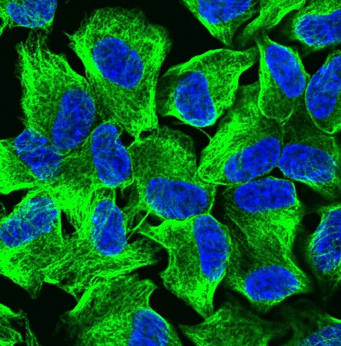
#> input picture control.png, 341 x 346 px, given as the content of the folder /mnt/c/Users/prasun/Downloads/dataset/control, which was not available
$ python trad.py   (older library calls are emulated)
#> lines starting #> are read from the running program, lines starting #| are printed output that depends on the picture; after the words box and inside, x2 and y2 are one past the last pixel; in counts of white or black regions, pixels touching at a corner belong together
#> further down, img is the input picture: shape (346, 341, 4) float32; mean R, G, B, A 0.031, 0.366, 0.192, 1
"""
Traditional ML pipeline: hand-crafted feature extraction from the 120
ORIGINAL images -> PCA visualization -> SVM / Random Forest / k-NN
classified with stratified 5-fold cross-validation.
Produces: metrics per classifier, aggregated confusion matrix, PCA plot.
"""
import numpy as np
import matplotlib.pyplot as plt
from pathlib import Path

from skimage import color, filters, measure, morphology, feature
from skimage.feature import graycomatrix, graycoprops
from scipy import stats as scipy_stats

from sklearn.pipeline import make_pipeline
from sklearn.preprocessing import StandardScaler
from sklearn.decomposition import PCA
from sklearn.model_selection import StratifiedKFold, cross_val_predict
from sklearn.svm import SVC
from sklearn.ensemble import RandomForestClassifier
from sklearn.neighbors import KNeighborsClassifier
from sklearn.linear_model import LogisticRegression
from sklearn.metrics import (accuracy_score, precision_score, recall_score,
                             f1_score, classification_report, confusion_matrix)

from config import SEED

np.random.seed(SEED)

# =====================================================================
# 1. FEATURE EXTRACTION
# =====================================================================
# Assumes originals are still in class folders:
#   /mnt/c/Users/prasun/Downloads/dataset/{control,stress,recovery}/
ORIGINALS = Path("/mnt/c/Users/prasun/Downloads/dataset")
CLASSES = ["control", "stress", "recovery"]
IMG_EXTS = {".png", ".jpg", ".jpeg", ".tif", ".tiff", ".bmp"}


def extract_features(img_rgb):
    """
    img_rgb: float RGB image, shape (H, W, 3), values in [0, 1]
    Channels: R=red, G=green (tubulin), B=blue (DAPI)
    Returns a 1-D feature vector.
    """
    green = img_rgb[:, :, 1]
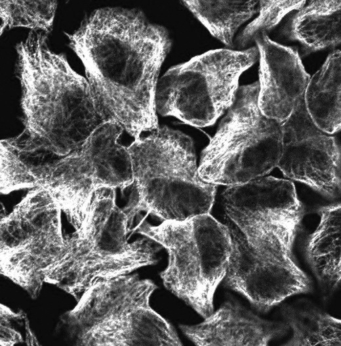
#> green: shape (346, 341) float32; min 0.0118, max 1, mean 0.366
    blue  = img_rgb[:, :, 2]
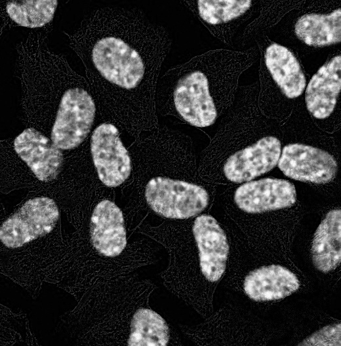
#> blue: shape (346, 341) float32; min 0, max 1, mean 0.192
    feats = []

    # ---- A. Intensity statistics (tubulin, green channel) ----
    feats += [green.mean(), green.std(),
              scipy_stats.skew(green.ravel()), scipy_stats.kurtosis(green.ravel()),
              np.percentile(green, 50), np.percentile(green, 90)]
#> feats = [0.366, 0.257, 0.699, -0.43, 0.31, 0.765]

    # Fraction of image occupied by tubulin signal (Otsu threshold)
    g_thr = filters.threshold_otsu(green)
#> g_thr = 0.438
    g_mask = green > g_thr
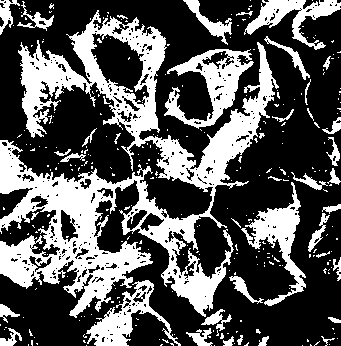
#> g_mask: shape (346, 341) bool; 34.3% white; 303 white regions (261 under 20 px), largest, box (x1, y1, x2, y2) and area: (0, 10, 279, 318) 26805, (164, 49, 254, 129) 2656, (241, 182, 306, 306) 2201
    feats.append(g_mask.mean())

    # ---- B. Texture (GLCM / Haralick on green channel) ----
    g_u8 = (green * 255).astype(np.uint8)
    glcm = graycomatrix(g_u8, distances=[1, 3], angles=[0, np.pi/2],
                        levels=256, symmetric=True, normed=True)
    for prop in ["contrast", "homogeneity", "energy", "correlation"]:
        feats.append(graycoprops(glcm, prop).mean())
#> after the loop, feats = [0.366, 0.257, 0.699, -0.43, 0.31, 0.765, 0.343, 1222, 0.12, 0.0339, 0.858]

    # ---- C. Tubulin network morphology (skeleton of green mask) ----
#> (the run stopped early here; a loop or call above may not have finished)
